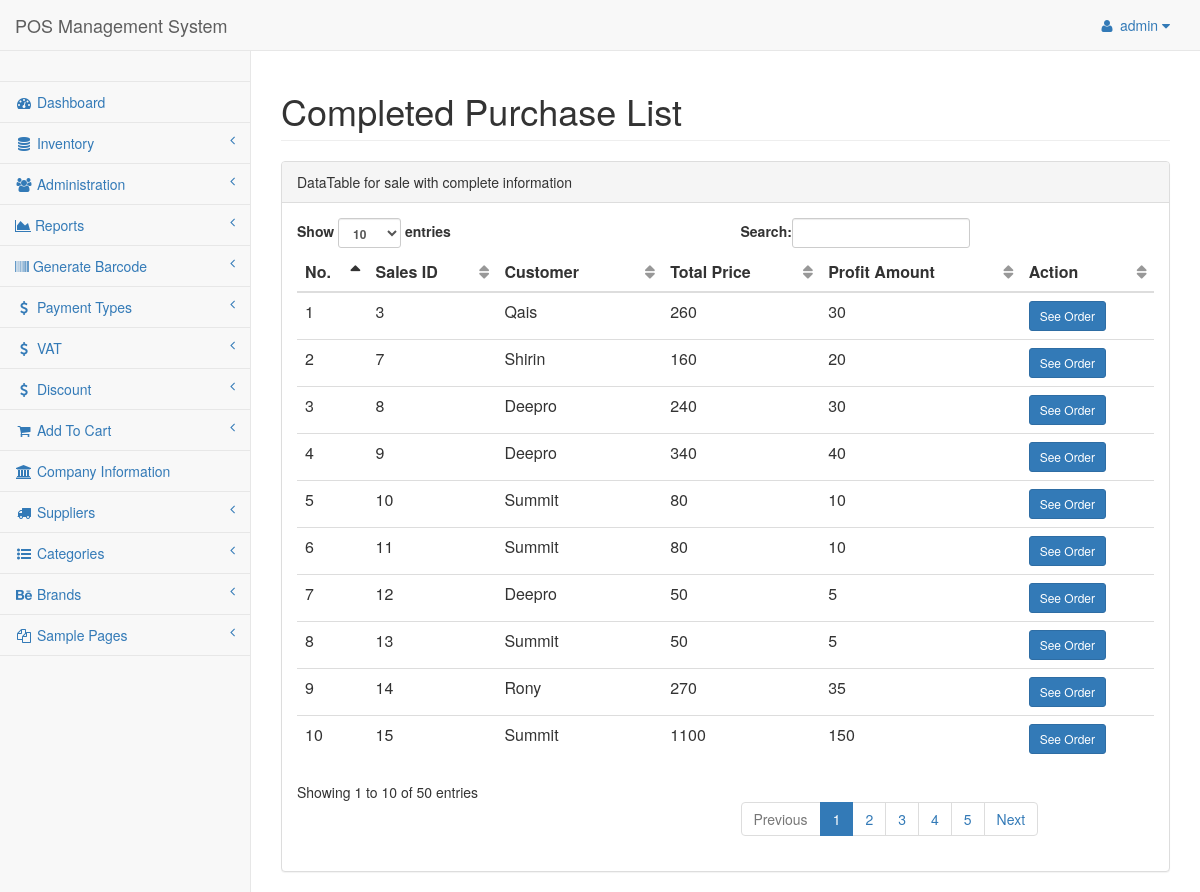
Page /admin/pages/completedSalesProfit.php (signed in) on the committed database.
### tables this page shows
CREATE TABLE `tbl_sales` (
  `id` int(11) NOT NULL,
  `customer` int(11) NOT NULL,
  `totalPrice` int(11) NOT NULL,
  `date` datetime NOT NULL DEFAULT CURRENT_TIMESTAMP,
  `rem` int(11) NOT NULL DEFAULT '0',
  `status` int(11) NOT NULL DEFAULT '0'
);

CREATE TABLE `tbl_customer` (
  `cmId` int(11) NOT NULL,
  `customName` varchar(35) NOT NULL,
  `customContact` varchar(20) NOT NULL
);

### class/Company.php (called while the page is built, shortened)
<?php
$filepath = realpath(dirname(__FILE__));
include_once ($filepath."/../lib/Database.php");
?>
<?php
class Company {
  private $db;
  function __construct(){
    $this->db = new Database();
  }
  public function getSaleByComp() {
    $query = "SELECT * FROM tbl_sales WHERE rem <= 0";
    $getQuery = $this->db->select($query);
    return $getQuery;
  }
}

### lib/Database.php (called while the page is built, shortened)
<?php
Class Database{
 public $host   = DB_HOST;
 public $user   = DB_USER;
 public $pass   = DB_PASS;
 public $dbname = DB_NAME;
 public $link;
private function connectDB(){
 $this->link = new mysqli($this->host, $this->user, $this->pass,
  $this->dbname);
 }
public function select($query){
  $result = $this->link->query($query) or
   die($this->link->error.__LINE__);
  if($result->num_rows > 0){
    return $result;
  } else {
    return false;
  }
 }
}

### class/Customer.php (called while the page is built, shortened)
<?php
  $filepath = realpath(dirname(__FILE__));
  include_once ($filepath."/../lib/Database.php");
?>
<?php
  class Customer{
    private $db;
    public function __construct() {
      $this->db = new Database();
    }
    public function getCusById($cmId){
      $query = "SELECT * FROM tbl_customer WHERE cmId = '$cmId'";
      $cusCheck = $this->db->select($query);
      return $cusCheck;
    }
  }
?>

### class/Order.php (called while the page is built, shortened)
<?php
$filepath = realpath(dirname(__FILE__));
include_once ($filepath."/../lib/Database.php");
?>
<?php
  class Order{
    private $db;
    public function __construct() {
      $this->db = new Database();
    }
    public function getOrderBySale($sale) {
      $query = "SELECT * FROM tbl_order WHERE sale = '$sale'";
      $result = $this->db->select($query);
      return $result;
    }
  }

### class/Product.php (called while the page is built, shortened)
<?php
$filepath = realpath(dirname(__FILE__));
include_once ($filepath."/../lib/Database.php");
?>
<?php
class Product{
  private $db;
public function __construct(){
    $this->db = new Database();
  }
public function getPdById($id){
  $query = "SELECT * FROM tbl_inventory WHERE inventId = '$id'";
  $result = $this->db->select($query);
  return $result;
}
}
?>

### admin/pages/completedSalesProfit.php (the view, shortened to what this page needs)
<?php
  include "../inc/header.php";
  include "../inc/nav.php";
  include "../inc/sider.php";
?>
        <div id="page-wrapper">
            <div class="row">
                <div class="col-lg-12">
                    <h1 class="page-header">Completed Purchase List</h1>
                </div>
            </div>
            <div class="row">
                <div class="col-lg-12">
                    <div class="panel panel-default">
                        <div class="panel-heading">
                            DataTable for sale with complete information
                        </div>
                        <div class="panel-body">
                            <div class="table-responsive">
                                <table class="table table-hover" id="dataTables-example">
                                    <thead>
                                        <tr>
                                            <th>No.</th>
                                            <th>Sales ID</th>
                                            <th>Customer</th>
                                            <th>Total Price</th>
                                            <th>Profit Amount</th>
                                            <th>Action</th>
                                        </tr>
                                    </thead>
                                    <tbody>
                                      <?php
                                        $getAdmin = $com->getSaleByComp();
                                        if ($getAdmin) {
                                          $i = 0;
                                          while ($result = $getAdmin->fetch_assoc()) {
                                            $i++;
                                      ?>
                                          <tr>
                                              <td><?php echo $i; ?></td>
                                              <td><?php echo $result['id']; ?></td>
                                              <?php
                                                  $id = $result['customer'];
                                                  $getCus = $cm->getCusById($id);
                                                  if ($getCus) {
                                                    while($cus = $getCus->fetch_assoc()) {
                                                ?>
                                                  <td><?= $cus['customName']; ?></td>
                                              <?php } } ?>
                                              <td><?php echo $result['totalPrice']; ?></td>
                                              <td>
                                             <?php
                                               $t_prof = 0;
                                               $getOr = $or->getOrderBySale($result['id']);
                                                    if ($getOr) {
                                                      while ($rst = $getOr->fetch_assoc()) {
                                                        $id = $rst['inventId'];
                                                        $getPd = $pd->getPdById($id);
                                                        $sp=0;
                                                        if ($getPd){
                                                          while($value = $getPd->fetch_assoc()){
                                                          $sp = $value['ppu'] - $value['bpu'];
                                                        } }
                                                        $t_prof  +=  ($rst['quantity'] * $sp);
                                                } }
                                                  echo $t_prof;
                                                 ?>
                                              </td>
                                              <td>
                                                <a href="seeorder.php?sale=<?php echo $result['id']; ?>&st=<?= $result['rem']; ?>">
                                                  <button type="button" class="btn btn-primary btn-sm"> See Order</button>
                                              </td>
                                          </tr>
                                    <?php } } ?>
                                    </tbody>
                                </table>
                            </div>
                        </div>
                      </div>
                  </div>
              </div>
          </div>
      </div>
  </body>
  </html>

### rows in the picture
tbl_sales: id "3", totalPrice "260", t_prof "30"
tbl_customer: customName "Qais"
tbl_sales: id "7", totalPrice "160", t_prof "20"
tbl_customer: customName "Shirin"
tbl_sales: id "8", totalPrice "240", t_prof "30"
tbl_customer: customName "Deepro"
tbl_sales: id "9", totalPrice "340", t_prof "40"
tbl_sales: id "10", totalPrice "80", t_prof "10"
tbl_customer: customName "Summit"
tbl_sales: id "11", totalPrice "80", t_prof "10"
tbl_customer: customName "Summit"
tbl_sales: id "12", totalPrice "50", t_prof "5"
tbl_sales: id "13", totalPrice "50", t_prof "5"
tbl_sales: id "14", totalPrice "270", t_prof "35"
tbl_customer: customName "Rony"
tbl_sales: id "15", totalPrice "1100", t_prof "150"

### other values in the picture
Session::get("adminName") "admin"
